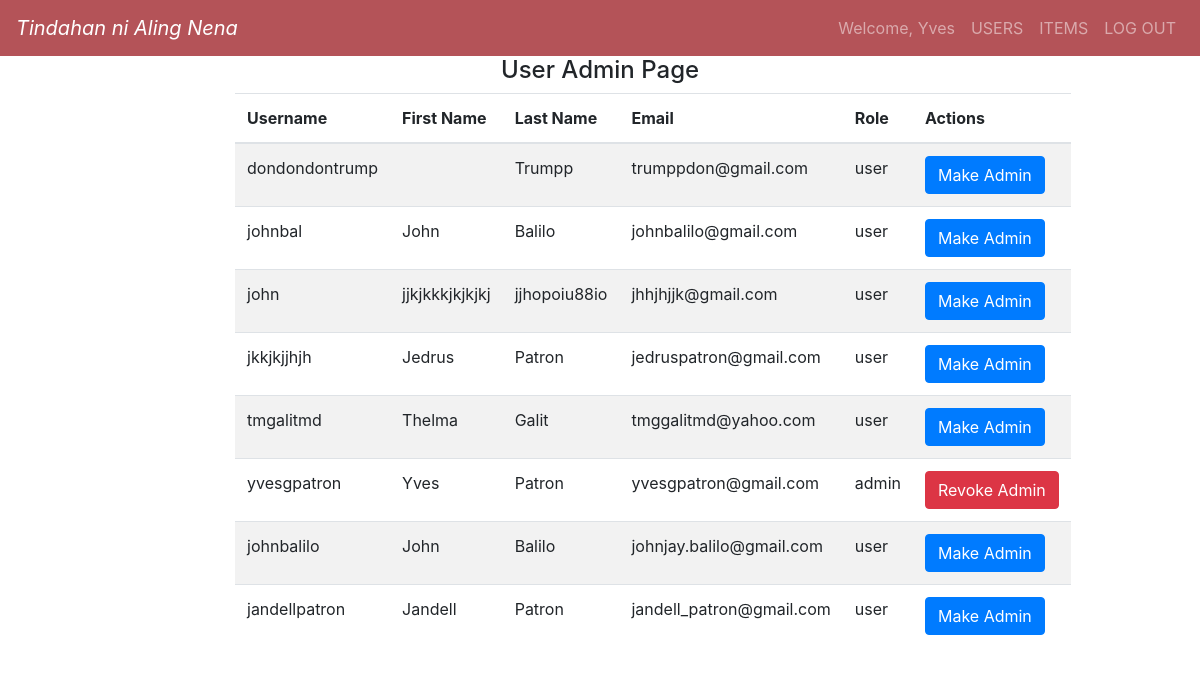
Page /app/views/users.php (signed in) on the committed database.
### tables this page shows
CREATE TABLE `users` (
  `id` int(11) NOT NULL,
  `firstname` varchar(225) NOT NULL,
  `lastname` varchar(225) NOT NULL,
  `username` varchar(225) NOT NULL,
  `password` varchar(225) NOT NULL,
  `email` varchar(225) NOT NULL,
  `address` varchar(225) NOT NULL,
  `roles_id` int(11) NOT NULL
);

CREATE TABLE `roles` (
  `id` int(11) NOT NULL,
  `name` varchar(225) NOT NULL
);

### app/views/users.php (the view)
<?php require_once '../partials/layout.php'; ?>
<?php function get_page_content() {
if(isset($_SESSION['user']) || $_SESSION['user']['roles_id'] == 1) {
global $conn;
?>
<div class="container">
	<h4 class="text-center">User Admin Page</h4>
	<div class="row">
		<div class="col-sm-10 offset-sm-2">
			<table class="table table-responsive table-striped">
				<thead>
					<tr>
						<th>Username</th>
						<th>First Name</th>
						<th>Last Name</th>
						<th>Email</th>
						<th>Role</th>
						<th>Actions</th>
					</tr>
				</thead>
				<tbody>
					<?php
					$get_user_detail_query = "SELECT u.id, u.username, u.firstname, u.lastname, u.email, r.name AS role FROM users u JOIN roles r ON(u.roles_id = r.id);";
					$user_details = mysqli_query($conn, $get_user_detail_query);
					foreach($user_details as $indiv_user) { ?>
					<tr>
						<td><?php echo $indiv_user['username']; ?></td>
						<td><?php echo $indiv_user['firstname']; ?></td>
						<td><?php echo $indiv_user['lastname']; ?></td>
						<td><?php echo $indiv_user['email']; ?></td>
						<td><?php echo $indiv_user['role']; ?></td>
						<td>
							<?php
							$id = $indiv_user['id'];
							if($indiv_user['role']=="admin") {
								echo "<a href='../controllers/grant_admin.php?id=$id' class='btn btn-danger' id='revoke'>Revoke Admin</a>";
							} else {
								echo "<a href='../controllers/grant_admin.php?id=$id' class='btn btn-primary' id='make'>Make Admin</a>";
							}
							?>
						</td>
					</tr>
				<?php }; ?>
				</tbody>
			</table>
		</div>
	</div>
</div>
<?php } else {
	header('Location:./error.php');
} ?>
<?php }?>

### rows in the picture
users: username "dondondontrump", lastname "Trumpp", email "trumppdon@gmail.com", roles.name "user"
users: username "johnbal", firstname "John", lastname "Balilo", email "johnbalilo@gmail.com", roles.name "user"
users: username "john", firstname "jjkjkkkjkjkjkj", lastname "jjhopoiu88io", email "jhhjhjjk@gmail.com", roles.name "user"
users: username "jkkjkjjhjh", firstname "Jedrus", lastname "Patron", email "jedruspatron@gmail.com", roles.name "user"
users: username "tmgalitmd", firstname "Thelma", lastname "Galit", email "tmggalitmd@yahoo.com", roles.name "user"
users: username "yvesgpatron", firstname "Yves", lastname "Patron", email "yvesgpatron@gmail.com", roles.name "admin"
users: username "johnbalilo", firstname "John", lastname "Balilo", email "johnjay.balilo@gmail.com", roles.name "user"
users: username "jandellpatron", firstname "Jandell", lastname "Patron", email "jandell_patron@gmail.com", roles.name "user"

### other values in the picture
$_SESSION['user']['firstname'] "Yves"
